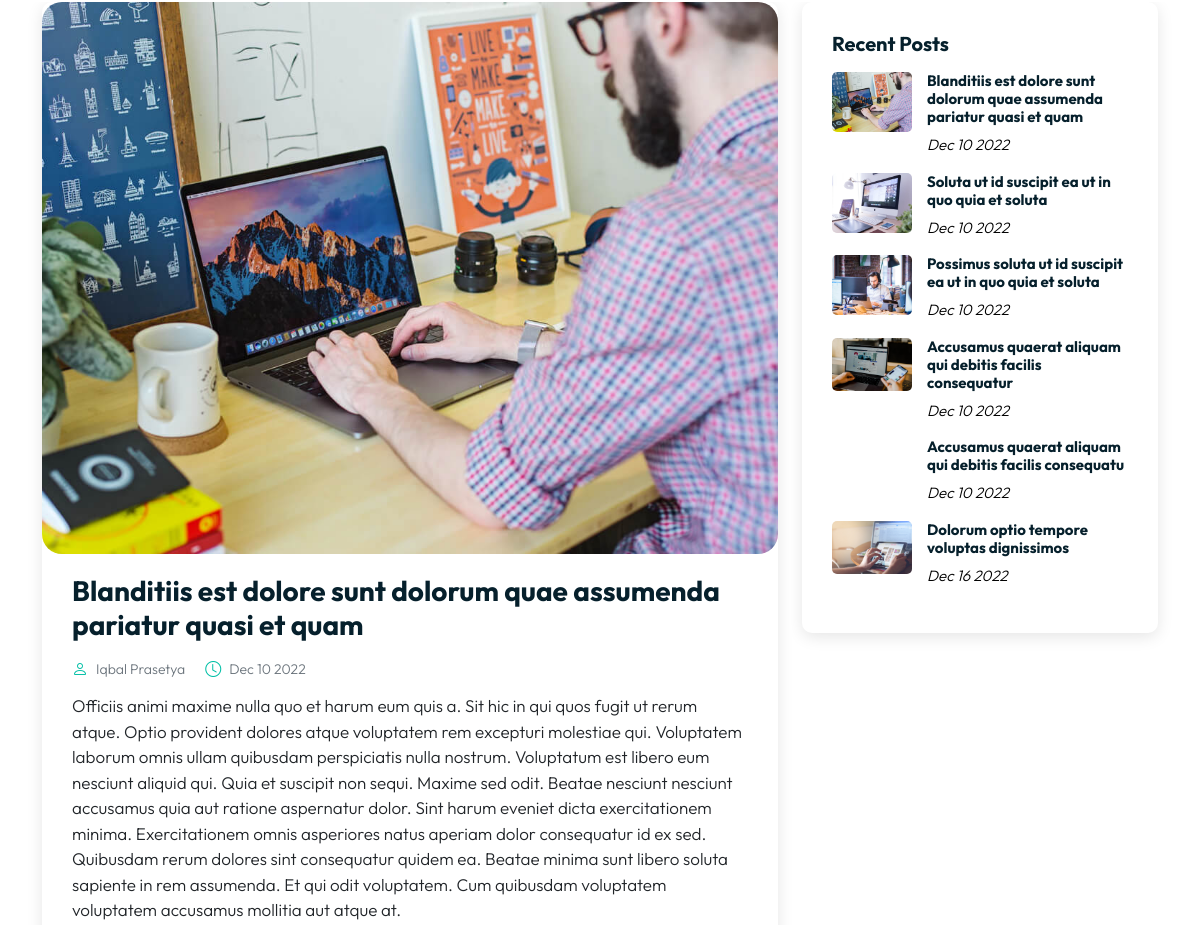
The app's page /blog.php?page=blog-details&id=17 (middle part), older data.
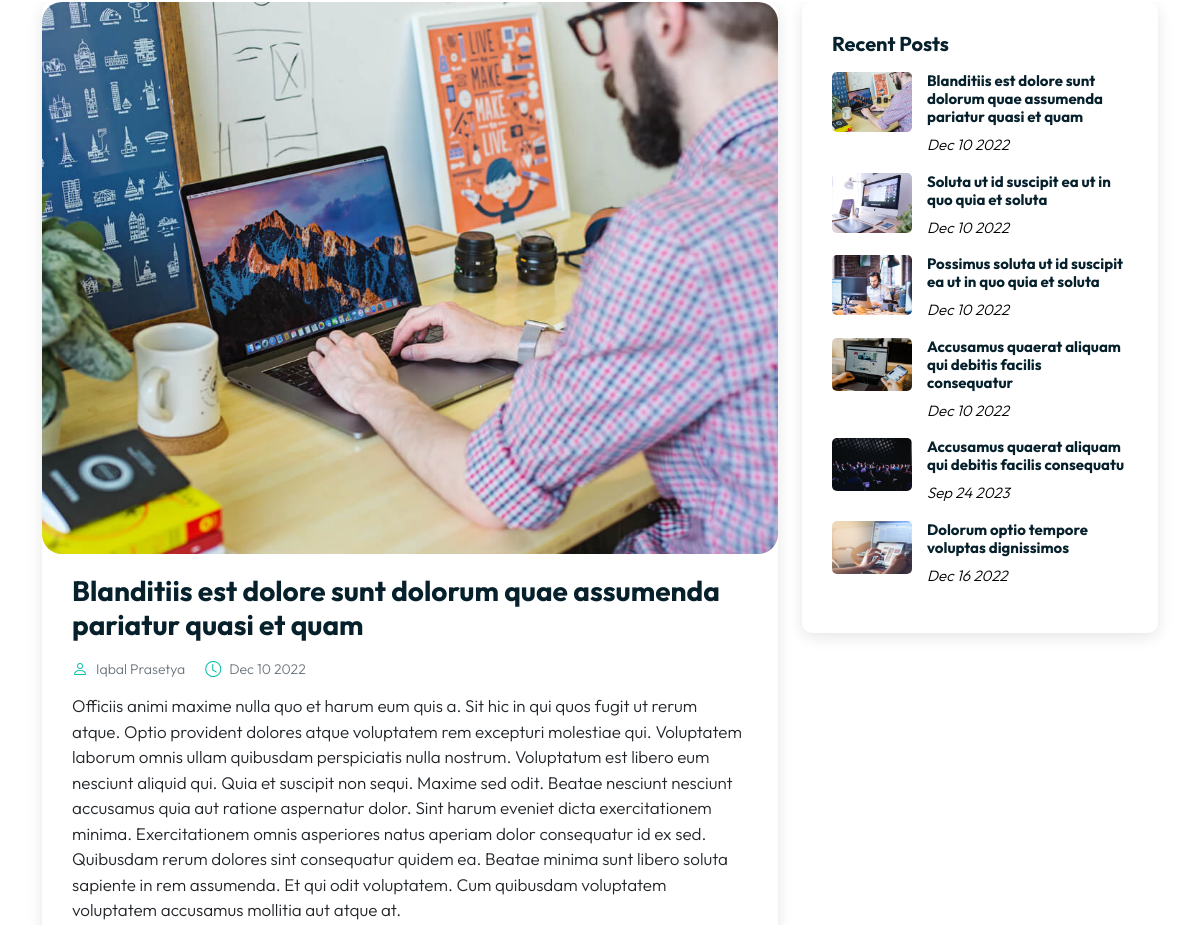
The same page, newer data.
### tables this page shows
CREATE TABLE `blog` (
  `id` int(225) NOT NULL,
  `blog_date` datetime DEFAULT NULL,
  `blog_heading` varchar(255) NOT NULL,
  `blog_text` text NOT NULL,
  `blog_image` varchar(255) NOT NULL
);

CREATE TABLE `user` (
  `id_login` int(255) NOT NULL,
  `user_date` datetime DEFAULT NULL,
  `user_username` varchar(255) NOT NULL,
  `user_password` varchar(255) NOT NULL,
  `fullname` varchar(255) NOT NULL,
  `phone` varchar(255) NOT NULL,
  `email` varchar(255) NOT NULL,
  `address` text NOT NULL,
  `user_twitter` varchar(255) NOT NULL,
  `user_fb` varchar(255) NOT NULL,
  `user_ig` varchar(255) NOT NULL,
  `profile_image` varchar(255) NOT NULL
);

### page/blog-details.php (the view, shortened to what this page needs)
<?php
include 'koneksi.php';
if (isset($_GET['id'])) {
    $id = ($_GET["id"]);
    $query = "SELECT * FROM blog WHERE id='$id'";
    $result = mysqli_query($koneksi2, $query);
    $data = mysqli_fetch_assoc($result);
} else {
    echo "<script>alert('Masukkan data id.');window.location='blog.php;</script>";
}
?>
<section class="blog my-2" id="blog">
    <div class="container" data-aos="fade-up">
        <div class="row">
            <div class="col-lg-8">
                <article class="blog-details">
                    <div class="post-img">
                        <img src="assets/img/blog/<?php echo $data['blog_image']; ?>" alt="" class="img-fluid">
                    </div>
                    <h2 class="title mt-3"><?php echo $data['blog_heading']; ?></h2>
                    <div class="meta-top">
                        <ul>
                            <?php
                            $query = "SELECT * FROM user ORDER BY id_login ASC LIMIT 1";
                            $result = mysqli_query($koneksi2, $query);
                            $row = mysqli_fetch_assoc($result)
                            ?>
                            <li class="d-flex align-items-center"><i class="bi bi-person"></i> <a href="blog-details.html"><?php echo $row['fullname']; ?></a></li>
                            <li class="d-flex align-items-center"><i class="bi bi-clock"></i> <a href="blog-details.html"><time datetime="<?php echo date('Y-m-d', strtotime($data['blog_date'])); ?>"><?php echo date('M d Y', strtotime($data['blog_date'])); ?></time></a></li>
                        </ul>
                    </div>
                    <div class="content my-3">
                        <?php echo $data['blog_text']; ?>
                    </div>
                </article>
            </div>
            <div class="col-lg-4">
                <div class="sidebar">
                    <div class="sidebar-item recent-posts">
                        <h3 class="sidebar-title">Recent Posts</h3>
                        <div class="mt-3">
                            <?php
                            $query = "SELECT * FROM blog ORDER BY id DESC";
                            $result = mysqli_query($koneksi2, $query);
                            while ($row = mysqli_fetch_assoc($result)) {
                            ?>
                                <div class="post-item mt-3">
                                    <img src="assets/img/blog/<?php echo $row['blog_image']; ?>" alt="">
                                    <div>
                                        <h4><a href="blog.php?page=blog-details&id=<?php echo $row['id']; ?>"><?php echo $row['blog_heading']; ?></a></h4>
                                        <p class="time"><time datetime="<?php echo date('Y-m-d', strtotime($row['blog_date'])); ?>"><?php echo date('M d Y', strtotime($row['blog_date'])); ?></time></p>
                                    </div>
                                </div>
                            <?php
                            }
                            ?>
                        </div>
                    </div>
                </div>
            </div>
        </div>
    </div>
</section>

### blog.php (shortened to what this page needs)
<!doctype html>
<html lang="en">
<head>
    <link rel="stylesheet" href="vendor/bootstrap/css/bootstrap.min.css">
    <link rel="stylesheet" href="https://unpkg.com/aos@next/dist/aos.css" />
    <link rel="stylesheet" href="https://cdnjs.cloudflare.com/ajax/libs/font-awesome/6.2.0/css/all.min.css" />
    <link rel="stylesheet" href="https://cdn.jsdelivr.net/npm/bootstrap-icons@1.10.2/font/bootstrap-icons.css">
    <link rel="stylesheet" href="https://cdnjs.cloudflare.com/ajax/libs/OwlCarousel2/2.3.4/assets/owl.carousel.min.css" />
    <link rel="stylesheet" href="https://cdnjs.cloudflare.com/ajax/libs/OwlCarousel2/2.3.4/assets/owl.theme.default.min.css" />
</head>
<body>
    <?php include "page/config.php"; ?>
</body>
</html>

### page/config.php (shortened to what this page needs)
<?php
$page = (isset($_GET['page'])) ? $_GET['page'] : '';
switch ($page) {
    case 'blog-details':
        include "page/blog-details.php";
        break;
}

Row changes from the older to the newer data that the page shows:
changed blog "Accusamus quaerat aliquam qui debitis facilis consequatu": blog_image: picture added; blog_date "Dec 10 2022" → "Sep 24 2023"
